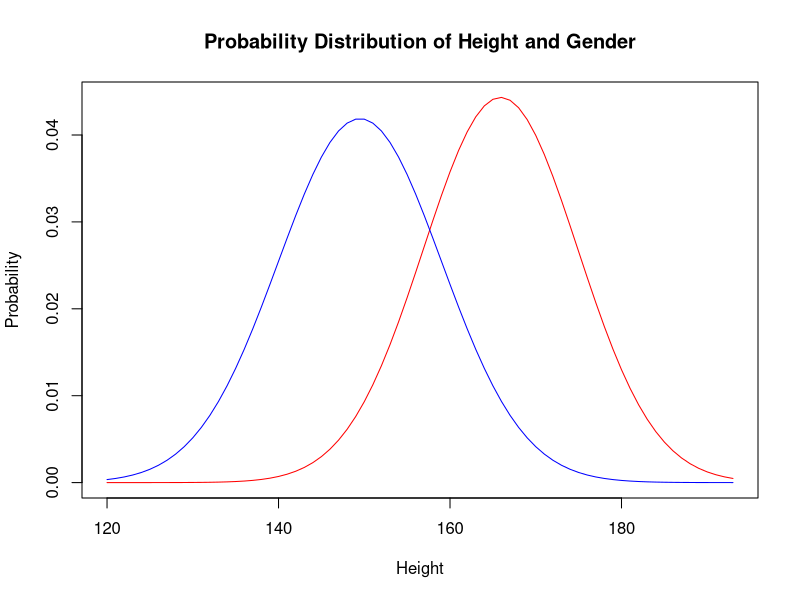

Here is the R script that generated this plot:
male<-c(165,170,160,154,175,155,167,177,158,178)
female<-c(140,145,149,152,157,135,139,160,155,163)

getpdf <- function(d,data,test){
  
  pdf <- dnorm(d,mean(data),sqrt(var(data)))
  pt <- dnorm(test,mean(d),sqrt(var(d)))
  return(list(d = d,pdf = pdf,pt = pt))
}
bayes.fitpredict <- function(male_train,female_train,test_data)
{
    d <- seq(min(min(male_train),min(female_train)) - 15,max(max(male_train),max(male_train)) +15)
    male_pdf = getpdf(d,male_train,test_data)
    female_pdf = getpdf(d,female_train,test_data)
    
    plot(male_pdf$d, male_pdf$pdf, type = "l", col = "red", xlab = "Height", ylab = "Probability", main = "Probability Distribution of Height and Gender")
    lines(female_pdf$d, female_pdf$pdf, col = "blue")
    
    if(male_pdf$pt > female_pdf$pt)
      print("The given Height of Person is Male")
    else
      print("The given Height of Person is Female")
}

bayes.fitpredict(male,female,140)
